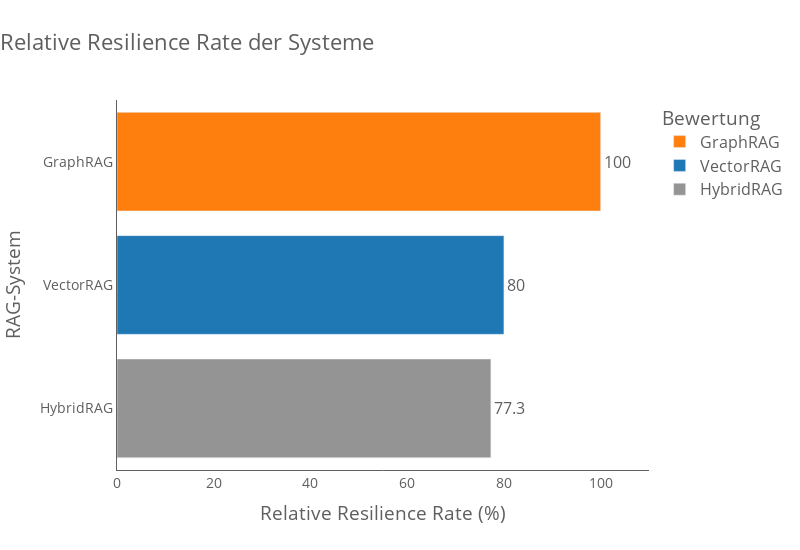

The notebook cell saved with this chart:
### Markdown cell above
**Schaubild zur realtiven Resilience Rate der Systeme**

### Code cell
df_relative_res.columns = df_relative_res.columns.str.strip()

fig_ges_res_relativ = px.bar(
    df_relative_res,
    x="Relative Resilience Rate (%)",
    y="System",
    color="System",
    text="Relative Resilience Rate (%)",
    title="Relative Resilience Rate der Systeme",
    color_discrete_map=color_map_system,
    orientation="h",
)

fig_ges_res_relativ.update_layout(
    title=dict(text=fig_ges_res_relativ.layout.title.text, x=0, xanchor='left'),
    xaxis_title="Relative Resilience Rate (%)",  
    yaxis_title="RAG-System",
    **layout_kwargs
)
fig_ges_res_relativ.update_xaxes(
    showgrid=False,
    showline=True,
    linecolor='#5F5F5F',
    range=[0, 110],
    **xaxis_kwargs
)

fig_ges_res_relativ.update_yaxes(
    showgrid=False,
    showline=True,
    linecolor='#5F5F5F',
    
    **yaxis_kwargs
)

fig_ges_res_relativ.update_traces(textposition="outside")

### Figure 1 — Plotly figure (JSON) as saved in the notebook; plotly's stock layout.template omitted (floating-point values rounded to 4 significant figures)
{"data": [{"hovertemplate": "System=%{y}<br>Relative Resilience Rate (%)=%{text}<extra></extra>", "legendgroup": "GraphRAG", "marker": {"color": "#ff7f0e", "pattern": {"shape": ""}}, "name": "GraphRAG", "orientation": "h", "showlegend": true, "text": [100.0], "textposition": "outside", "type": "bar", "x": [100.0], "xaxis": "x", "y": ["GraphRAG"], "yaxis": "y"}, {"hovertemplate": "System=%{y}<br>Relative Resilience Rate (%)=%{text}<extra></extra>", "legendgroup": "VectorRAG", "marker": {"color": "#1f77b4", "pattern": {"shape": ""}}, "name": "VectorRAG", "orientation": "h", "showlegend": true, "text": [80.0], "textposition": "outside", "type": "bar", "x": [80.0], "xaxis": "x", "y": ["VectorRAG"], "yaxis": "y"}, {"hovertemplate": "System=%{y}<br>Relative Resilience Rate (%)=%{text}<extra></extra>", "legendgroup": "HybridRAG", "marker": {"color": "#949494", "pattern": {"shape": ""}}, "name": "HybridRAG", "orientation": "h", "showlegend": true, "text": [77.3], "textposition": "outside", "type": "bar", "x": [77.3], "xaxis": "x", "y": ["HybridRAG"], "yaxis": "y"}], "layout": {"barmode": "relative", "font": {"color": "#5F5F5F", "size": 16}, "height": 550, "legend": {"title": {"text": "Bewertung"}, "tracegroupgap": 0}, "margin": {"t": 100}, "paper_bgcolor": "white", "plot_bgcolor": "white", "title": {"font": {"color": "#5F5F5F", "size": 22}, "text": "Relative Resilience Rate der Systeme", "x": 0, "xanchor": "left"}, "width": 800, "xaxis": {"anchor": "y", "domain": [0, 1], "linecolor": "#5F5F5F", "range": [0, 110], "showgrid": false, "showline": true, "tickfont": {"size": 14}, "ticks": "", "title": {"text": "Relative Resilience Rate (%)"}}, "yaxis": {"anchor": "x", "categoryarray": ["HybridRAG", "VectorRAG", "GraphRAG"], "categoryorder": "array", "domain": [0, 1], "gridcolor": "lightgrey", "linecolor": "#5F5F5F", "showgrid": false, "showline": true, "tickfont": {"size": 14}, "ticks": "", "title": {"text": "RAG-System"}}}}
